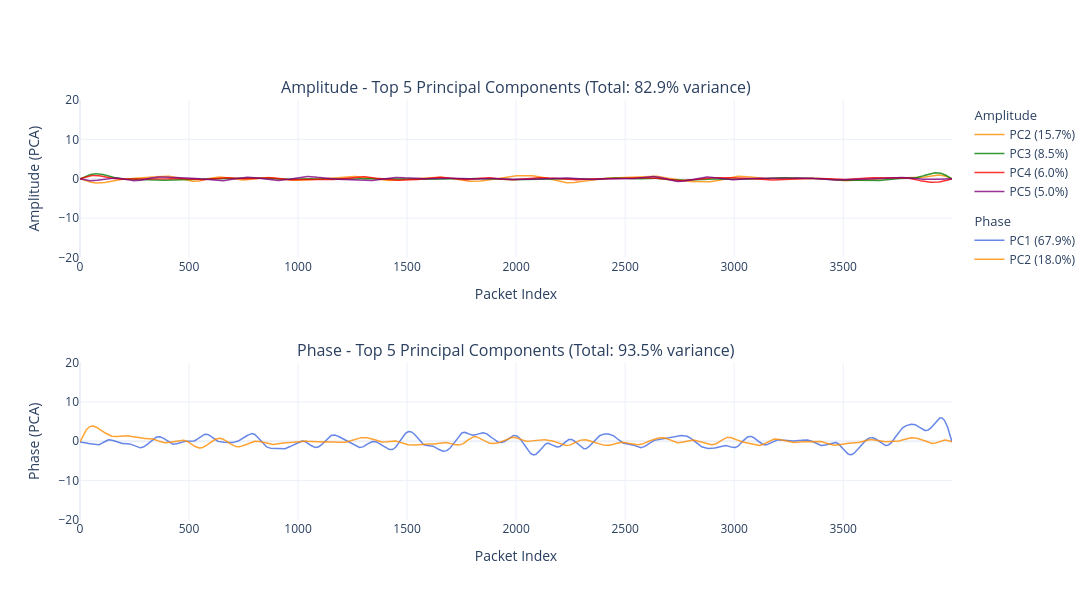

Notebook code cell kept with this figure:
### Markdown cell above
## Visualization - Top 5 Principal Components

### Code cell
import plotly.graph_objects as go
from plotly.subplots import make_subplots
import numpy as np

# Vẽ 10 thành phần chính
packet_idx = np.arange(len(amp_pca))

colors = ['royalblue', 'darkorange', 'green', 'red', 'purple',
          'brown', 'pink', 'gray', 'olive', 'cyan']

fig = make_subplots(rows=2, cols=1,
                    subplot_titles=[
                        f'Amplitude - Top {N_COMPONENTS} Principal Components (Total: {np.sum(pca_amp.explained_variance_ratio_)*100:.1f}% variance)',
                        f'Phase - Top {N_COMPONENTS} Principal Components (Total: {np.sum(pca_phs.explained_variance_ratio_)*100:.1f}% variance)',
                    ])

# Plot Amplitude - skip PC1 (i starts from 1)
for i in range(1, N_COMPONENTS):
    fig.add_trace(go.Scatter(
        x=packet_idx, y=amp_pca[:, i], mode='lines',
        line=dict(color=colors[i], width=1.5), opacity=0.8,
        name=f'PC{i+1} ({pca_amp.explained_variance_ratio_[i]*100:.1f}%)',
        legendgroup='amp', legendgrouptitle_text='Amplitude'
    ), row=1, col=1)

# Plot Phase - all PCs
for i in range(0, 2):
    fig.add_trace(go.Scatter(
        x=packet_idx, y=phs_pca[:, i], mode='lines',
        line=dict(color=colors[i], width=1.5), opacity=0.8,
        name=f'PC{i+1} ({pca_phs.explained_variance_ratio_[i]*100:.1f}%)',
        legendgroup='phs', legendgrouptitle_text='Phase'
    ), row=2, col=1)

fig.update_yaxes(title_text="Amplitude (PCA)", row=1, col=1)
fig.update_yaxes(title_text="Phase (PCA)", row=2, col=1)
fig.update_yaxes(range=[-20, 20])
fig.update_xaxes(title_text="Packet Index", row=1, col=1)
fig.update_xaxes(title_text="Packet Index", row=2, col=1)
fig.update_layout(height=600, width=1200, template='plotly_white')
fig.show()

print(f"\nPrincipal Components Ready:")
print(f"  amp_pca: shape {amp_pca.shape} - {N_COMPONENTS} principal components from amplitude")
print(f"  phs_pca: shape {phs_pca.shape} - {N_COMPONENTS} principal components from phase")

### Figure 1 — Plotly figure (JSON) as saved in the notebook; plotly's stock layout.template omitted (floating-point values rounded to 4 significant figures; data arrays with more than 128 entries replaced by an {"elided": "..."} marker saying what was removed)
{"data": [{"legendgroup": "amp", "legendgrouptitle": {"text": "Amplitude"}, "line": {"color": "darkorange", "width": 1.5}, "mode": "lines", "name": "PC2 (15.7%)", "opacity": 0.8, "type": "scatter", "x": {"elided": "4000 int values"}, "xaxis": "x", "y": {"elided": "4000 float values"}, "yaxis": "y"}, {"legendgroup": "amp", "legendgrouptitle": {"text": "Amplitude"}, "line": {"color": "green", "width": 1.5}, "mode": "lines", "name": "PC3 (8.5%)", "opacity": 0.8, "type": "scatter", "x": {"elided": "4000 int values"}, "xaxis": "x", "y": {"elided": "4000 float values"}, "yaxis": "y"}, {"legendgroup": "amp", "legendgrouptitle": {"text": "Amplitude"}, "line": {"color": "red", "width": 1.5}, "mode": "lines", "name": "PC4 (6.0%)", "opacity": 0.8, "type": "scatter", "x": {"elided": "4000 int values"}, "xaxis": "x", "y": {"elided": "4000 float values"}, "yaxis": "y"}, {"legendgroup": "amp", "legendgrouptitle": {"text": "Amplitude"}, "line": {"color": "purple", "width": 1.5}, "mode": "lines", "name": "PC5 (5.0%)", "opacity": 0.8, "type": "scatter", "x": {"elided": "4000 int values"}, "xaxis": "x", "y": {"elided": "4000 float values"}, "yaxis": "y"}, {"legendgroup": "phs", "legendgrouptitle": {"text": "Phase"}, "line": {"color": "royalblue", "width": 1.5}, "mode": "lines", "name": "PC1 (67.9%)", "opacity": 0.8, "type": "scatter", "x": {"elided": "4000 int values"}, "xaxis": "x2", "y": {"elided": "4000 float values"}, "yaxis": "y2"}, {"legendgroup": "phs", "legendgrouptitle": {"text": "Phase"}, "line": {"color": "darkorange", "width": 1.5}, "mode": "lines", "name": "PC2 (18.0%)", "opacity": 0.8, "type": "scatter", "x": {"elided": "4000 int values"}, "xaxis": "x2", "y": {"elided": "4000 float values"}, "yaxis": "y2"}], "layout": {"annotations": [{"font": {"size": 16}, "showarrow": false, "text": "Amplitude - Top 5 Principal Components (Total: 82.9% variance)", "x": 0.5, "xanchor": "center", "xref": "paper", "y": 1, "yanchor": "bottom", "yref": "paper"}, {"font": {"size": 16}, "showarrow": false, "text": "Phase - Top 5 Principal Components (Total: 93.5% variance)", "x": 0.5, "xanchor": "center", "xref": "paper", "y": 0.375, "yanchor": "bottom", "yref": "paper"}], "height": 600, "width": 1200, "xaxis": {"anchor": "y", "domain": [0, 1], "title": {"text": "Packet Index"}}, "xaxis2": {"anchor": "y2", "domain": [0, 1], "title": {"text": "Packet Index"}}, "yaxis": {"anchor": "x", "domain": [0.625, 1], "range": [-20, 20], "title": {"text": "Amplitude (PCA)"}}, "yaxis2": {"anchor": "x2", "domain": [0, 0.375], "range": [-20, 20], "title": {"text": "Phase (PCA)"}}}}
